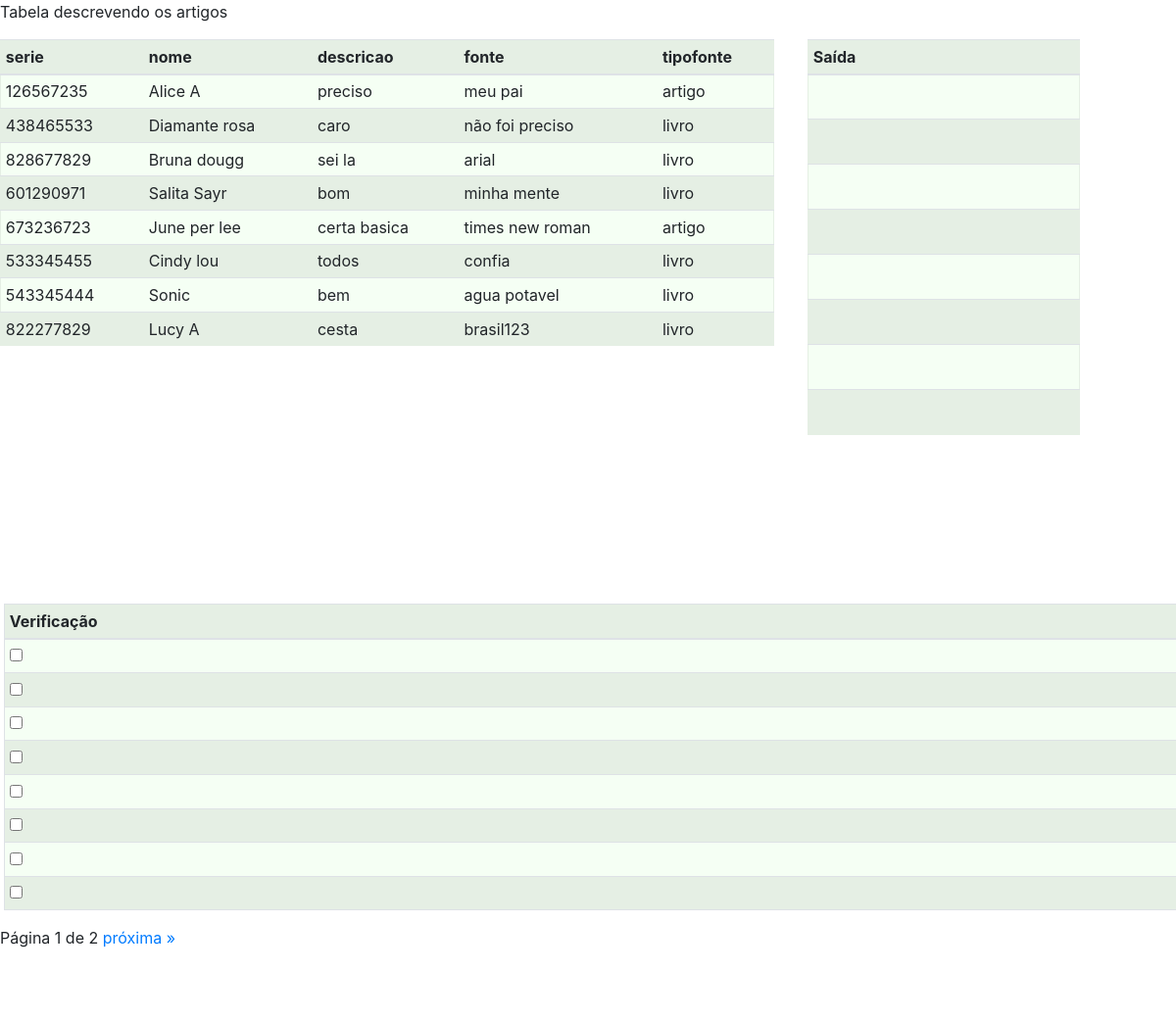
/tabela/, run on an earlier commit of the app's database.
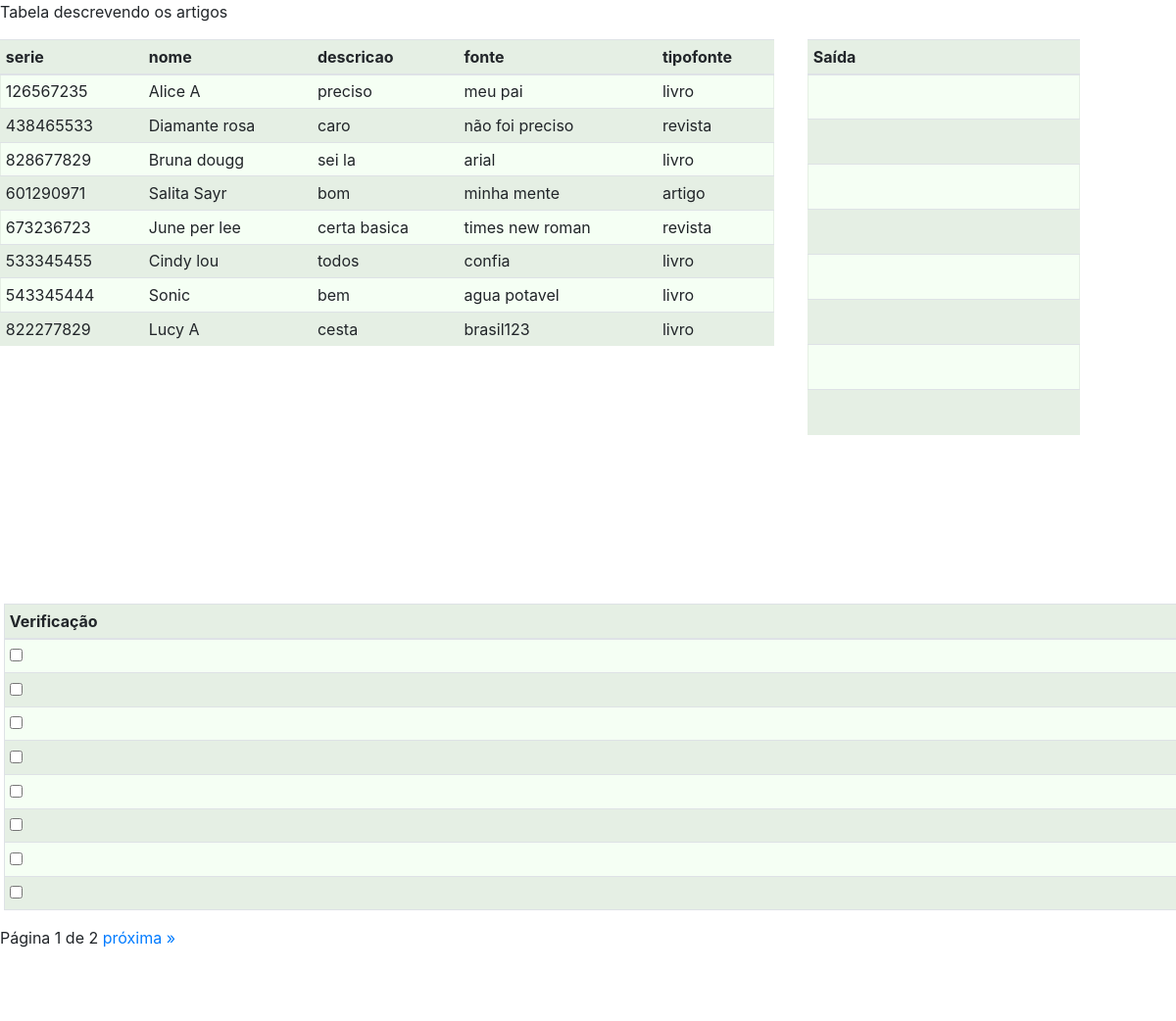
And on a later commit of the database.
### tabela/models.py (models this page shows)
class Dataset (models.Model):
    serie = models.BigIntegerField(_("serie"), unique=True)
    nome = models.CharField(_("nome"), max_length=150)
    descricao = models.CharField(_("descrição"), max_length=255)
    fonte = models.CharField(_("fonte"), max_length=255)
    tipofonte = models.ForeignKey(Source, on_delete=models.CASCADE, default=1)
    def get_string_fields(self):
        field_names = [field.name for field in Dataset._meta.get_fields()]
        values = []
        for field_name in field_names[1:]:
            values.append('%s' % getattr(self, field_name))
        return values

class Source(models.Model):
    tipo = models.CharField(_("tipo"), unique=True, max_length=100)
    def __str__(self):
        return self.tipo

### tabela/views.py (the view)
# urls.py: path('', views.index, name='index'),
def index(request):
    p = Paginator(Dataset.objects.all(), 8)
    page = request.GET.get('page')
    dataset = p.get_page(page)
    allFields = Dataset._meta.get_fields()
    return render(request, 'tabela/index.html', {'dataset': dataset, 'allFields': allFields[1:]})

### tabela/templates/tabela/index.html (shortened to what this page needs)
{% load static %}
<!DOCTYPE html>
<html lang="en">
<head>
    <link rel="stylesheet" href="{% static 'css/styles.css' %}">
    <link rel="stylesheet" href="{% static 'css/bootstrap.min.css' %}">
    <link rel="stylesheet" href="{% static 'fa/css/all.min.css' %}">
</head>
<body>
<p>Tabela descrevendo os artigos</p>
<div class="row">
    <div class="col-md-8">
        <div class="table-responsive-sm">
        <table class="table table-sm table-hover" width="100%">
        <thead style="background-color: #ffffff">
            {% for label in allFields %}
            <th>{{ label.name }}</th>
            {% endfor %}
        </thead>
        <tbody>
        {% for item in dataset %}
        <tr >
            {% for field in item.get_string_fields %}
            <td>{{ field }}</td>
            {% endfor %}
        </tr>
        {% endfor %}
        </tbody>
        </table>
    </div>
    </div>
    <div class="col-md-3">
        <table class="table table-hover table-sm ml-1">
            <thead>
                <th> Saída </th>
            </thead>
            <tbody>
            {% for item in dataset %}
            <tr>
               <td class="align-middle" style="height: 40px; max-height: 40px;">
                   <embed type="text/html" src="{{ item.id }}" width="100%" height="100%">
               </td>
            </tr>
            {% endfor %}
            </tbody>
        </table>
        <embed type="text/html" src="add-source" width="100%" height="100%" onClick="window.location.reload();">
    </div>
    <div class="col">
        <table id="check-table" class="table table-bordered table-sm ml-1">
            <thead>
                <th> Verificação </th>
            </thead>
            <tbody>
            {% for item in dataset %}
            <tr>
               <td class="align-middle">
                    <div class="form-check form-switch">
                    <input class="form-check-input" type="checkbox" role="switch" id="flexSwitchCheckDefault" />
                    </div>
               </td>
            </tr>
            {% endfor %}
            </tbody>
        </table>
    </div>
</div>
<p>
    Página {{ dataset.number }} de {{dataset.paginator.num_pages}}
    {% if dataset.has_next %}
    <a href="?page={{ dataset.next_page_number }}"> próxima &raquo; </a>
    {% endif %}
</p>
</body>
</html>

### tabela/static/css/styles.css (style rules this page uses)
body { background-color: #fdfff9; }
table { border: 1px solid #e5efe4; overflow-x: scroll; }
th { background-color: #e5efe4; }
tr { background-color: #f5fff4; }
tr:nth-child(even) { background-color: #e5efe4; }

What changed in the data, as far as the page shows it:
added Source: get_string_fields "revista" "revista"
Also different on the page:
new list line: "livro"
new list line: "artigo"
list line gone: "artigo"
list line gone: "livro"
